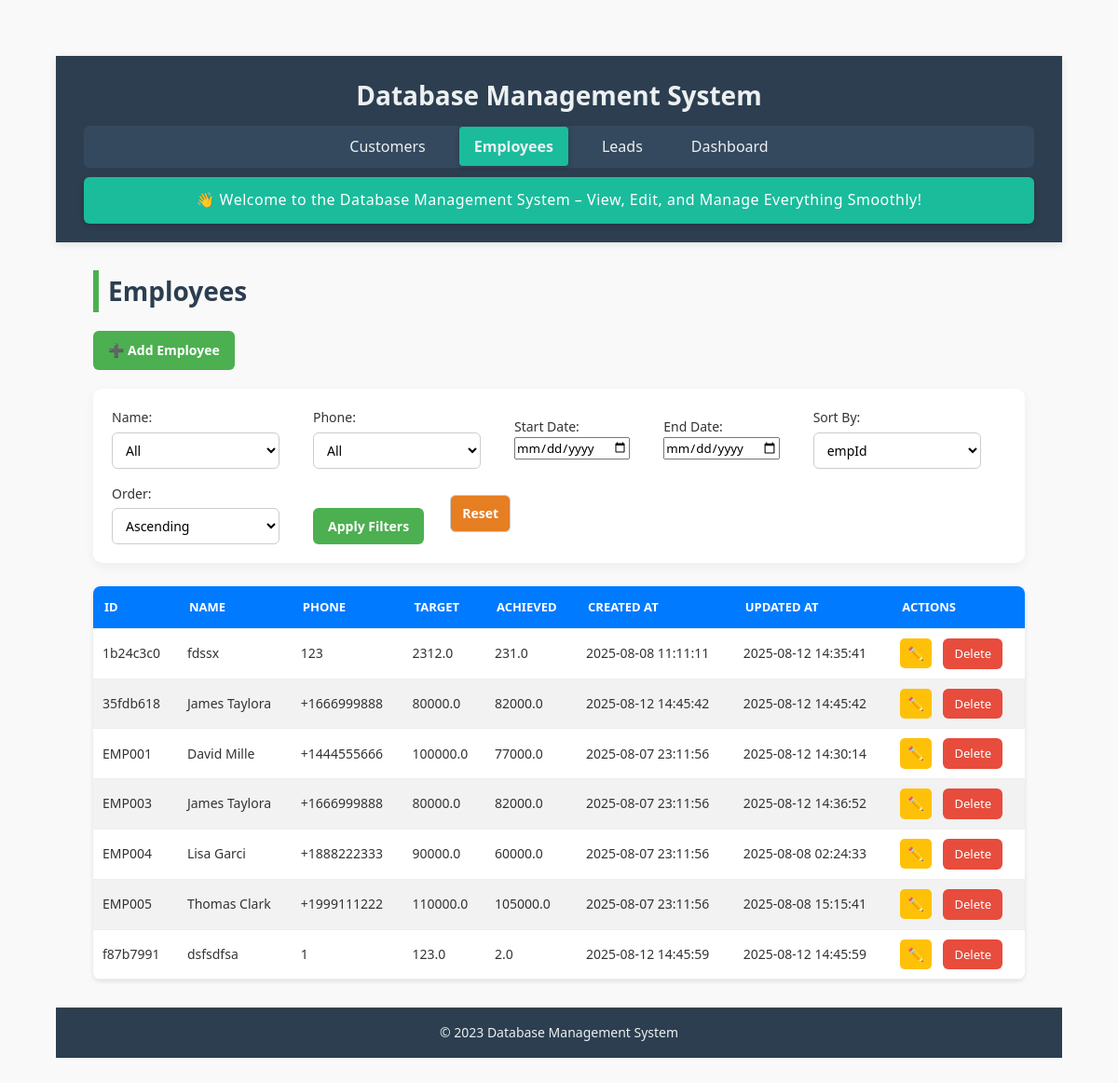
Page /employees on the earlier database version.
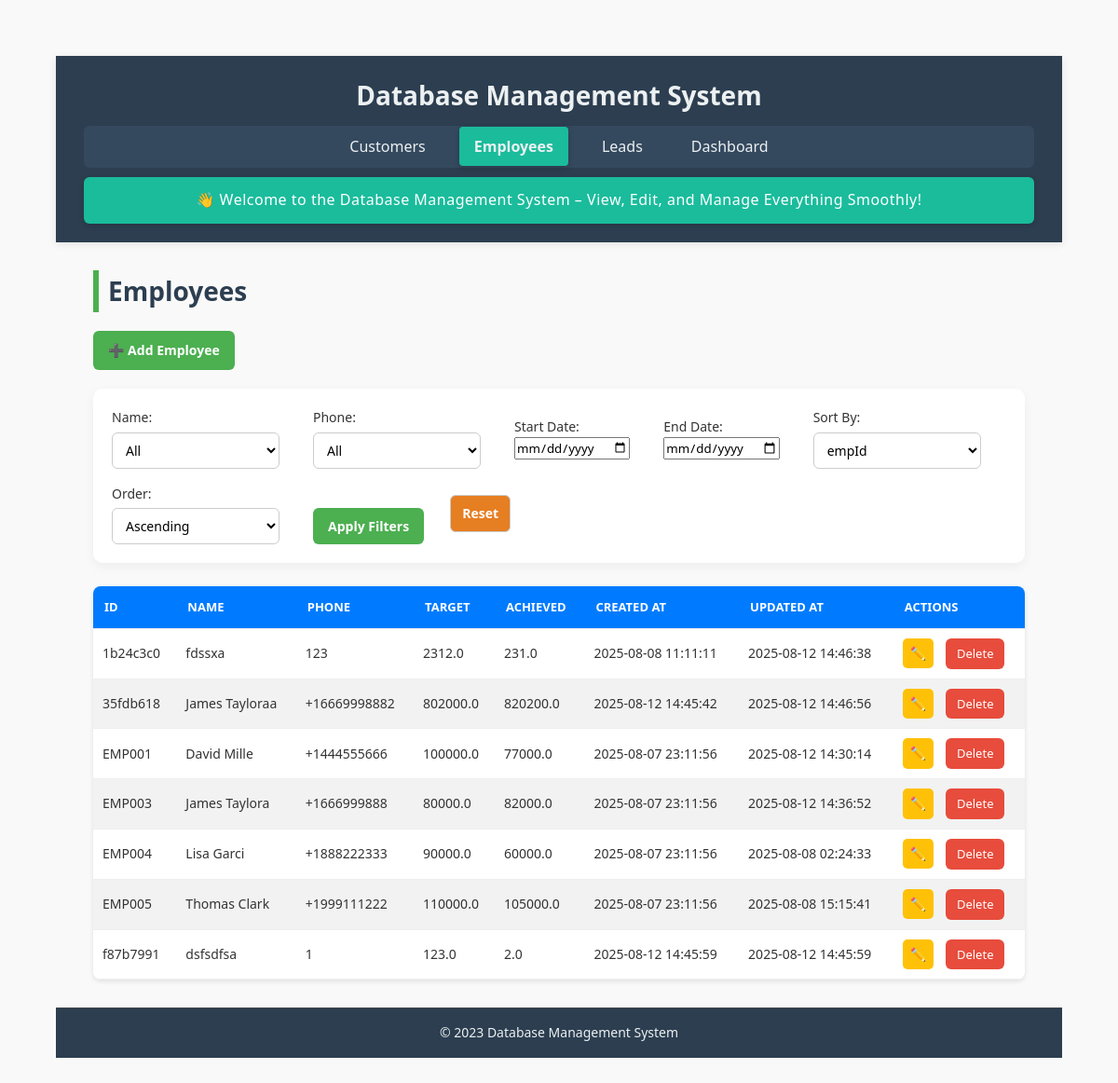
Same page on the later database version.
### tables this page shows
CREATE TABLE employees (
    empId TEXT PRIMARY KEY,
    empName TEXT NOT NULL,
    phoneNo TEXT,
    targetAmount REAL NOT NULL CHECK (targetAmount >= 0),
    achievedAmount REAL NOT NULL CHECK (achievedAmount >= 0),
    createdAt TEXT DEFAULT CURRENT_TIMESTAMP,
    updatedAt TEXT DEFAULT CURRENT_TIMESTAMP
);

### app.py (the view)
@app.route('/employees')
def employees():
    filters = {
        'empName': request.args.get('empName', ''),
        'phoneNo': request.args.get('phoneNo', ''),
        'start_date': request.args.get('start_date', ''),
        'end_date': request.args.get('end_date', '')
    }
    sort_by = request.args.get('sort_by', 'empId')
    sort_order = request.args.get('sort_order', 'asc')
    query = "SELECT * FROM employees WHERE 1=1"
    params = []
    for col in ['empName', 'phoneNo']:
        val = filters[col]
        if val:
            query += f" AND {col} = ?"
            params.append(val)
    if filters['start_date']:
        query += " AND DATE(createdAt) >= ?"
        params.append(filters['start_date'])
    if filters['end_date']:
        query += " AND DATE(createdAt) <= ?"
        params.append(filters['end_date'])
    query += f" ORDER BY {sort_by} {sort_order.upper()}"
    with closing(get_db_connection()) as conn:
        with closing(conn.cursor()) as cursor:
            cursor.execute(query, params)
            employees = cursor.fetchall()
            column_values = {
                'empName': [row['empName'] for row in conn.execute("SELECT DISTINCT empName FROM employees")],
                'phoneNo': [row['phoneNo'] for row in conn.execute("SELECT DISTINCT phoneNo FROM employees")]
            }
    return render_template('employees.html',
                         employees=employees,
                         filters=filters,
                         sort_by=sort_by,
                         sort_order=sort_order,
                         column_values=column_values)

### app.py (called while the page is built)
def get_db_connection():
    conn = sqlite3.connect(DATABASE, timeout=10)
    conn.row_factory = sqlite3.Row
    conn.execute("PRAGMA journal_mode=WAL")
    return conn

### templates/employees.html (shortened to what this page needs)
{% extends "base.html" %}
{% block content %}
<h2>Employees</h2>
<div class="button-group">
    <a href="{{ url_for('add_employee') }}" class="btn">➕ Add Employee</a>
</div>
<form method="GET" action="{{ url_for('employees') }}" class="filter-form">
    <label>Name:
        <select name="empName">
            <option value="">All</option>
        </select>
    </label>
    <label>Phone:
        <select name="phoneNo">
            <option value="">All</option>
        </select>
    </label>
    <label>Start Date:
        <input type="date" name="start_date" value="{{ filters.start_date }}">
    </label>
    <label>End Date:
        <input type="date" name="end_date" value="{{ filters.end_date }}">
    </label>
    <label>Sort By:
        <select name="sort_by">
            {% for col in ['empId', 'empName', 'targetAmount', 'achievedAmount', 'createdAt', 'updatedAt'] %}
            <option value="{{ col }}" {% if sort_by == col %}selected{% endif %}>{{ col }}</option>
            {% endfor %}
        </select>
    </label>
    <label>Order:
        <select name="sort_order">
            <option value="asc" {% if sort_order == 'asc' %}selected{% endif %}>Ascending</option>
        </select>
    </label>
    <button type="submit" class="btn">Apply Filters</button>
    <a href="{{ url_for('employees') }}" class="btn danger">Reset</a>
</form>
<table>
    <thead>
        <tr>
            <th>ID</th>
            <th>Name</th>
            <th>Phone</th>
            <th>Target</th>
            <th>Achieved</th>
            <th>Created At</th>
            <th>Updated At</th>
            <th>Actions</th>
        </tr>
    </thead>
    <tbody>
        {% for employee in employees %}
        <tr>
            <td>{{ employee.empId }}</td>
            <td>{{ employee.empName }}</td>
            <td>{{ employee.phoneNo or '' }}</td>
            <td>{{ employee.targetAmount }}</td>
            <td>{{ employee.achievedAmount }}</td>
            <td>{{ employee.createdAt }}</td>
            <td>{{ employee.updatedAt }}</td>
            <td>
                <a href="{{ url_for('edit_employee', emp_id=employee.empId) }}" class="btn small">✏️</a>
                <a href="{{ url_for('delete_employee', emp_id=employee.empId) }}" class="btn-delete"
                   onclick="return confirm('Delete this employee?')">Delete</a>
            </td>
        </tr>
        {% endfor %}
    </tbody>
</table>
{% endblock %}

### templates/base.html (shortened to what this page needs)
<!DOCTYPE html>
<html lang="en">
<head>
    <link rel="stylesheet" href="{{ url_for('static', filename='style.css') }}">
    <link rel="stylesheet" href="{{ url_for('static', filename='customers.css') }}">
    <link rel="stylesheet" href="{{ url_for('static', filename='employees.css') }}">
    <link rel="stylesheet" href="{{ url_for('static', filename='dashboard.css') }}">
</head>
<body>
    <header class="header">
        <h1>Database Management System</h1>
        <nav class="navbar">
            <ul>
                <li>
                    <a href="{{ url_for('customers') }}"
                        class="{% if request.endpoint == 'customers' %}active{% endif %}">
                        Customers
                    </a>
                </li>
                <li>
                    <a href="{{ url_for('employees') }}"
                        class="{% if request.endpoint == 'employees' %}active{% endif %}">
                        Employees
                    </a>
                </li>
                <li>
                    <a href="{{ url_for('leads') }}" class="{% if request.endpoint == 'leads' %}active{% endif %}">
                        Leads
                    </a>
                </li>
                <li>
                    <a href="{{ url_for('dashboard') }}"
                        class="{% if request.endpoint == 'dashboard' %}active{% endif %}">
                        Dashboard
                    </a>
                </li>
            </ul>
        </nav>
        <section class="welcome-banner">
            <p>👋 Welcome to the Database Management System – View, Edit, and Manage Everything Smoothly!</p>
        </section>
    </header>
    <main class="main-content">
        {% block content %}{% endblock %}
    </main>
    <footer class="footer">
        <p>&copy; 2023 Database Management System</p>
    </footer>
</body>
</html>

### static/style.css (style rules this page uses)
* { margin: 0; padding: 0; box-sizing: border-box; }
body { font-family: 'Segoe UI', Tahoma, Geneva, Verdana, sans-serif; line-height: 1.6; background-color: #f8f9fa; color: #333; min-height: 100vh; display: flex; flex-direction: column; }
header { background-color: #2c3e50; color: #ecf0f1; padding: 20px 30px; text-align: center; box-shadow: 0 2px 8px rgba(0, 0, 0, 0.1); }
header h1 { font-size: 28px; margin-bottom: 10px; }
nav ul { list-style: none; display: flex; justify-content: center; gap: 20px; padding: 10px 0; background-color: #34495e; border-radius: 6px; margin-top: 10px; }
nav ul li a { text-decoration: none; color: #ecf0f1; padding: 10px 16px; border-radius: 4px; transition: background-color 0.3s ease; }
nav ul li a.active { background-color: #1abc9c; font-weight: bold; box-shadow: 0 2px 6px rgba(0, 0, 0, 0.2); }
main { flex: 1; padding: 30px 40px; }
footer { background-color: #2c3e50; color: #ecf0f1; text-align: center; padding: 15px 0; font-size: 14px; border-top: 1px solid #444; }
.welcome-banner { background-color: #1abc9c; color: #fff; padding: 12px 20px; text-align: center; font-size: 16px; margin-top: 10px; border-radius: 6px; box-shadow: 0 2px 6px rgba(0, 0, 0, 0.15); }
.welcome-banner p { margin: 0; font-weight: 500; letter-spacing: 0.5px; }

### static/customers.css (style rules this page uses)
* { box-sizing: border-box; margin: 0; padding: 0; font-family: 'Segoe UI', Tahoma, Geneva, Verdana, sans-serif; }
body { background: #f6f9fc; color: #333; padding: 40px; }
h2 { margin-bottom: 25px; font-size: 28px; color: #222; border-left: 6px solid #4CAF50; padding-left: 10px; }
.button-group { margin-bottom: 20px; }
.btn { display: inline-block; background-color: #4CAF50; color: white; padding: 10px 16px; text-decoration: none; border-radius: 6px; margin-right: 12px; font-size: 14px; font-weight: 600; transition: background-color 0.3s, transform 0.2s; border: none; cursor: pointer; }
.btn.small { padding: 6px 10px; font-size: 13px; background-color: #3498db; }
.btn-delete { display: inline-block; background-color: #e74c3c; color: white; padding: 6px 12px; text-decoration: none; border-radius: 6px; font-size: 13px; margin-left: 5px; transition: background-color 0.3s, transform 0.2s; }
.btn.danger { background-color: #e67e22; }
.filter-form { background-color: #ffffff; padding: 20px; margin-bottom: 25px; border-radius: 10px; box-shadow: 0 4px 12px rgba(0,0,0,0.05); display: flex; flex-wrap: wrap; gap: 16px; }
.filter-form label { display: flex; flex-direction: column; font-size: 14px; font-weight: 500; color: #333; margin-right: 20px; }
.filter-form select { padding: 8px 10px; font-size: 14px; margin-top: 4px; border: 1px solid #ccc; border-radius: 6px; background-color: #fff; width: 180px; }
.filter-form button { align-self: flex-end; }
table { width: 100%; border-collapse: collapse; background: #fff; box-shadow: 0 4px 10px rgba(0,0,0,0.05); border-radius: 10px; overflow: hidden; }
thead { background-color: #4CAF50; color: white; }
th, td { padding: 12px 15px; text-align: left; font-size: 14px; border-bottom: 1px solid #eee; }
th { font-weight: 600; text-transform: uppercase; font-size: 13px; }
td:last-child { white-space: nowrap; }

### static/employees.css (style rules this page uses)
body { font-family: Arial, sans-serif; background-color: #f9f9f9; margin: 20px; color: #333; }
h2 { color: #2c3e50; margin-bottom: 20px; }
form { display: flex; flex-wrap: wrap; gap: 15px; align-items: center; background-color: #ffffff; padding: 15px; border-radius: 8px; box-shadow: 0 2px 4px rgba(0,0,0,0.1); margin-bottom: 20px; }
form label { margin-right: 5px; font-weight: bold; }
form select, form button, form a.btn { padding: 8px 12px; font-size: 14px; border: 1px solid #ccc; border-radius: 6px; background-color: white; transition: 0.3s ease; }
form button { background-color: #007BFF; color: white; border: none; cursor: pointer; }
form a.btn { text-decoration: none; background-color: #28a745; color: white; }
table { width: 100%; border-collapse: collapse; background-color: #ffffff; border-radius: 8px; overflow: hidden; box-shadow: 0 2px 5px rgba(0,0,0,0.1); }
thead { background-color: #007BFF; color: white; }
thead th { padding: 12px; text-align: left; font-weight: bold; }
tbody tr { border-bottom: 1px solid #ddd; }
tbody tr:nth-child(even) { background-color: #f2f2f2; }
tbody td { padding: 10px; }
.btn.small { padding: 5px 8px; margin-right: 4px; background-color: #ffc107; color: black; border: none; border-radius: 5px; text-decoration: none; font-size: 14px; transition: background-color 0.3s ease; }

Differences in the rows shown:
changed employees "1b24c3c0": empName "fdssx" → "fdssxa"; updatedAt "2025-08-12 14:35:41" → "2025-08-12 14:46:38"
changed employees "35fdb618": empName "James Taylora" → "James Tayloraa"; phoneNo "+1666999888" → "+16669998882"; targetAmount "80000.0" → "802000.0"; achievedAmount "82000.0" → "820200.0"; updatedAt "2025-08-12 14:45:42" → "2025-08-12 14:46:56"
